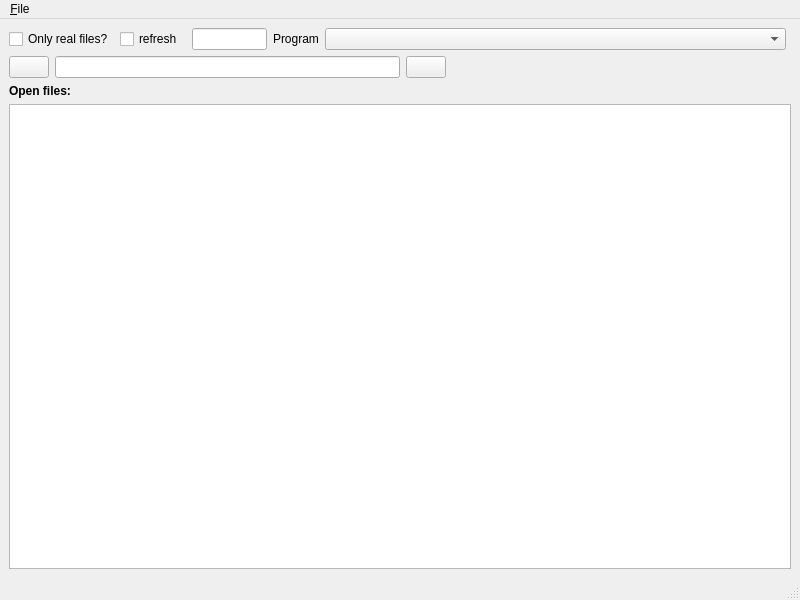
<?xml version="1.0" encoding="UTF-8"?>
<ui version="4.0">
 <class>MainWindow</class>
 <widget class="QMainWindow" name="MainWindow">
  <property name="geometry">
   <rect>
    <x>0</x>
    <y>0</y>
    <width>800</width>
    <height>600</height>
   </rect>
  </property>
  <property name="sizePolicy">
   <sizepolicy hsizetype="Maximum" vsizetype="Preferred">
    <horstretch>0</horstretch>
    <verstretch>0</verstretch>
   </sizepolicy>
  </property>
  <property name="windowTitle">
   <string>Open handels</string>
  </property>
  <widget class="QWidget" name="centralwidget">
   <layout class="QVBoxLayout" name="verticalLayout">
    <item>
     <layout class="QHBoxLayout" name="horizontalLayout">
      <property name="topMargin">
       <number>0</number>
      </property>
      <property name="rightMargin">
       <number>5</number>
      </property>
      <item>
       <widget class="QCheckBox" name="onlyRealFiles">
        <property name="sizePolicy">
         <sizepolicy hsizetype="Maximum" vsizetype="Fixed">
          <horstretch>0</horstretch>
          <verstretch>0</verstretch>
         </sizepolicy>
        </property>
        <property name="text">
         <string>Only real files?</string>
        </property>
       </widget>
      </item>
      <item>
       <widget class="QCheckBox" name="checkRefresh">
        <property name="sizePolicy">
         <sizepolicy hsizetype="Maximum" vsizetype="Fixed">
          <horstretch>0</horstretch>
          <verstretch>0</verstretch>
         </sizepolicy>
        </property>
        <property name="text">
         <string>refresh </string>
        </property>
       </widget>
      </item>
      <item>
       <widget class="QLineEdit" name="refreshTime">
        <property name="sizePolicy">
         <sizepolicy hsizetype="Expanding" vsizetype="Fixed">
          <horstretch>1</horstretch>
          <verstretch>0</verstretch>
         </sizepolicy>
        </property>
        <property name="minimumSize">
         <size>
          <width>75</width>
          <height>0</height>
         </size>
        </property>
        <property name="maximumSize">
         <size>
          <width>75</width>
          <height>16777215</height>
         </size>
        </property>
       </widget>
      </item>
      <item>
       <widget class="QLabel" name="label_2">
        <property name="sizePolicy">
         <sizepolicy hsizetype="Maximum" vsizetype="Preferred">
          <horstretch>0</horstretch>
          <verstretch>0</verstretch>
         </sizepolicy>
        </property>
        <property name="maximumSize">
         <size>
          <width>16777215</width>
          <height>16777215</height>
         </size>
        </property>
        <property name="text">
         <string>Program</string>
        </property>
       </widget>
      </item>
      <item>
       <widget class="QComboBox" name="programSelection">
        <property name="sizePolicy">
         <sizepolicy hsizetype="Preferred" vsizetype="Fixed">
          <horstretch>0</horstretch>
          <verstretch>10</verstretch>
         </sizepolicy>
        </property>
       </widget>
      </item>
     </layout>
    </item>
    <item>
     <layout class="QHBoxLayout" name="horizontalLayout_2">
      <property name="topMargin">
       <number>0</number>
      </property>
      <item>
       <widget class="QPushButton" name="refreshButton">
        <property name="sizePolicy">
         <sizepolicy hsizetype="Maximum" vsizetype="Fixed">
          <horstretch>0</horstretch>
          <verstretch>0</verstretch>
         </sizepolicy>
        </property>
        <property name="text">
         <string/>
        </property>
        <property name="icon">
         <iconset resource="icons.qrc">
          <normaloff>:/icons/refresh.png</normaloff>:/icons/refresh.png</iconset>
        </property>
       </widget>
      </item>
      <item>
       <widget class="QLineEdit" name="searchText"/>
      </item>
      <item alignment="Qt::AlignLeft|Qt::AlignTop">
       <widget class="QPushButton" name="searchButton">
        <property name="sizePolicy">
         <sizepolicy hsizetype="Maximum" vsizetype="Fixed">
          <horstretch>0</horstretch>
          <verstretch>0</verstretch>
         </sizepolicy>
        </property>
        <property name="text">
         <string/>
        </property>
        <property name="icon">
         <iconset resource="icons.qrc">
          <normaloff>:/icons/search.png</normaloff>:/icons/search.png</iconset>
        </property>
       </widget>
      </item>
      <item>
       <spacer name="horizontalSpacer">
        <property name="orientation">
         <enum>Qt::Horizontal</enum>
        </property>
        <property name="sizeHint" stdset="0">
         <size>
          <width>40</width>
          <height>20</height>
         </size>
        </property>
       </spacer>
      </item>
     </layout>
    </item>
    <item>
     <widget class="QLabel" name="label">
      <property name="font">
       <font>
        <weight>75</weight>
        <bold>true</bold>
       </font>
      </property>
      <property name="text">
       <string>Open files:</string>
      </property>
     </widget>
    </item>
    <item>
     <widget class="QTableView" name="openFileList"/>
    </item>
   </layout>
  </widget>
  <widget class="QMenuBar" name="menubar">
   <property name="geometry">
    <rect>
     <x>0</x>
     <y>0</y>
     <width>800</width>
     <height>30</height>
    </rect>
   </property>
   <widget class="QMenu" name="menu_File">
    <property name="title">
     <string>&amp;File</string>
    </property>
    <addaction name="action_Exit"/>
   </widget>
   <addaction name="menu_File"/>
  </widget>
  <widget class="QStatusBar" name="statusbar"/>
  <action name="action_Exit">
   <property name="text">
    <string>&amp;Exit</string>
   </property>
   <property name="menuRole">
    <enum>QAction::QuitRole</enum>
   </property>
  </action>
 </widget>
 <resources>
  <include location="icons.qrc"/>
 </resources>
 <connections/>
</ui>
